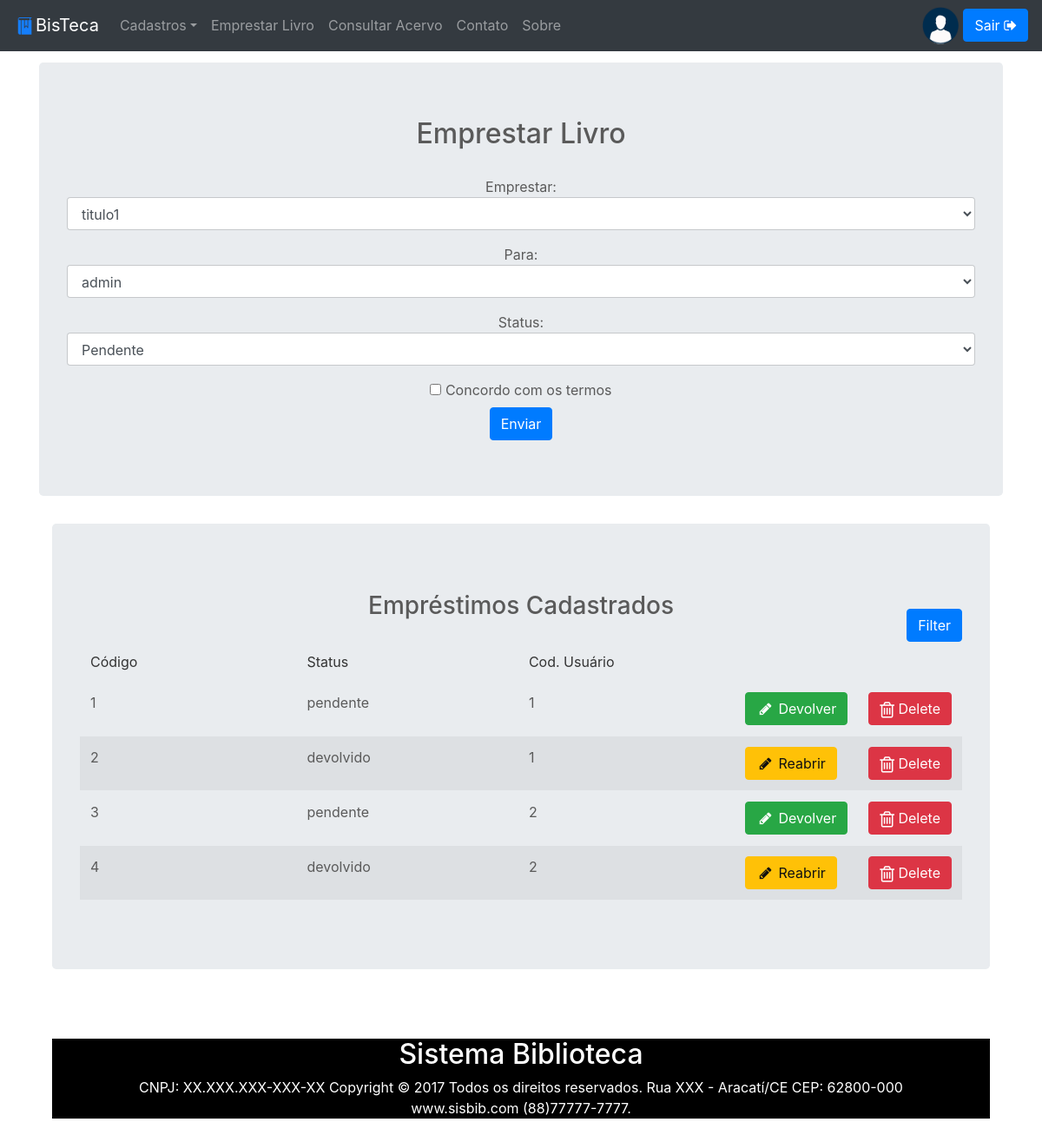
The app's page /emprestimo (signed in) with its own data.
### BisApp/models.py (models this page shows, shortened)
class Emprestimo(db.Model):
    id = db.Column(db.Integer, primary_key = True)
    status = db.Column(db.String(10)) #devolvido / pendente
    id_usuario = db.Column(                    # Para os relacionamento de 1 : N
        db.Integer,
        db.ForeignKey('usuario.id'))

### BisApp/views.py (the view)
@app.route('/emprestimo', methods=['GET', 'POST'])
def emprestimo():
	if 'usuario' not in session or session['usuario'] != 'Adm':
		return render_template('index.html', sec = session)
	if request.method == 'POST':
		usuario = request.form.get('usuario')
		status = request.form.get('status')
		db.session.add(models.Emprestimo(usuario, status))
		db.session.commit()
		flash('Empréstimo cadastrado com sucesso!')
	return render_template('emprestimo.html', exemplares =  models.Exemplar.query.all(), usuarios =  models.Usuario.query.all(), Lista = models.Emprestimo.query.all(), sec = session)

### BisApp/templates/emprestimo.html (shortened to what this page needs)
{% extends 'layout.html' %}
{% block Content %}
<br>
<div class="container" align="center">
        <div class="jumbotron" align="center">
            <h2>Emprestar Livro</h2>
            <br>
            <form method="POST" action="">
                <div class="form-group">
                   Emprestar:  <select name="exemplar" class="form-control" id="exampleSelect1">
                                {% for Exemplar in exemplares if not exemplares.hidden: %}
                                    <option value="{{Exemplar.id}}">{{Exemplar.titulo}}</option>
                                {% endfor %}
                                </select>
                </div>
                <div class="form-group">
                    Para:   <select name="usuario" class="form-control" id="exampleSelect1">
                                {% for Usuario in usuarios if not usuarios.hidden: %}
                                    <option value="{{Usuario.id}}">{{Usuario.nome}}</option>
                                {% endfor %}
                            </select>
                </div>
                <div class="form-group">
                    Status:   <select name="status" class="form-control" id="exampleSelect1">
                                <option value="pendente">Pendente</option>
                            </select>
                </div>
                <div class="checkbox">
                <label>
                <input type="checkbox" value="Concordar" name="" align="left" name="termos"> Concordo com os termos
                </label>
                </div>
                <button class="btn btn-primary " type="submit">Enviar</button>
            </form>
        </div>
        <div class="container" align="center">
        <div class="jumbotron" align="center">
           <div class="container">
    <div class="row" align="center">
        <div class="panel panel-primary filterable">
            <div class="panel-heading">
                <h3 class="panel-title">Empréstimos Cadastrados</h3>
                <div class="pull-right" align="right">
                    <button class="btn btn-primary btn-xs btn-filter"> Filter</button>
                </div>
            </div>
            <table class="table table-striped"  align="center">
                <thead>
                    <tr class="filters">
                        <th><input type="text" class="form-control" placeholder="Código" disabled></th>
                        <th><input type="text" class="form-control" placeholder="Status" disabled></th>
                        <th><input type="text" class="form-control" placeholder="Cod. Usuário" disabled></th>
                    </tr>
                </thead>
                <tbody>
                    <tr>
                        {% for l in Lista if not Lista.hidden: %}
                              <tr>
                              {% for c in l.__table__.columns.keys(): %}
                                <td>{{l[c]}}</td>
                              {% endfor %}
                              {% if l['status'] != 'devolvido' %}
                              <td><a href="{{url_for('devolverEmprestimo', index=l.id)}}" class="btn btn-success">
                                <i class="fa fa-pencil fa-fw"></i>
                                Devolver</a>
                              </td>
                              {% else %}
                              <td><a href="{{url_for('reabrirEmprestimo', index=l.id)}}" class="btn btn-warning">
                                <i class="fa fa-pencil fa-fw"></i>
                                Reabrir</a>
                              </td>
                              {% endif %}
                              <td><a href="{{url_for('removerEmprestimo', index=l.id)}}" class="btn btn-danger">
                                <i class="fa fa-trash-o fa-lg"></i>
                                Delete</a>
                              </td>
                              </tr>
                        {% endfor %}
                    </tr>
                </tbody>
            </table>
        </div>
    </div>
</div>
</div>
        </div>
<div align="justify" class="col-md-12">
<br>
<br>
{% endblock %}

### BisApp/static/css/jumbotron.css (style rules this page uses)
body { padding-top: 3.5rem; }

### BisApp/static/css/carousel.css (style rules this page uses)
body { padding-top: 3rem; padding-bottom: 3rem; color: #5a5a5a; }

### BisApp/static/css/tabelas.css (style rules this page uses)
.filterable { margin-top: 15px; }
.filterable .panel-heading .pull-right { margin-top: -20px; }
.filterable .filters input[disabled] { background-color: transparent; border: none; cursor: auto; box-shadow: none; padding: 0; height: auto; }

### records on screen
Emprestimo: id "1" "pendente" "1"
Emprestimo: id "2" "devolvido" "1"
Emprestimo: id "3" "pendente" "2"
Emprestimo: id "4" "devolvido" "2"

### other values on screen
form field exemplar "titulo1"
form field usuario "admin"
